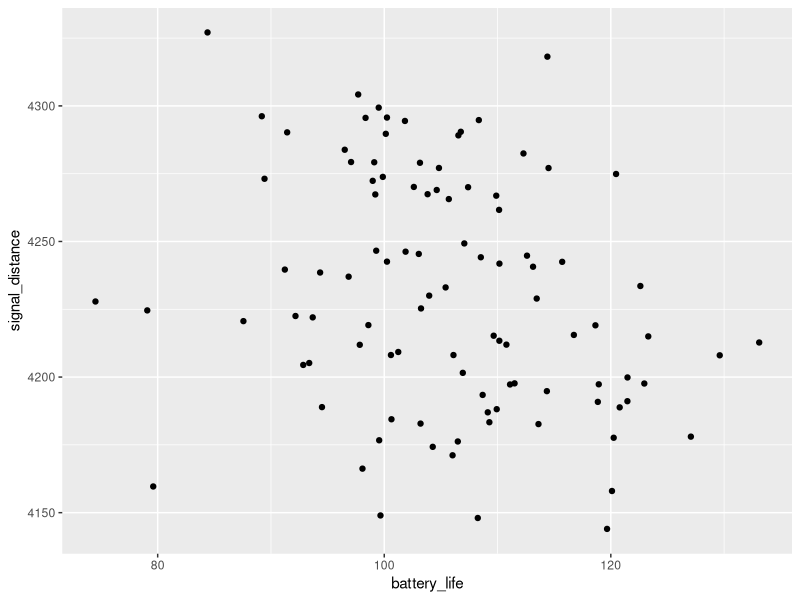
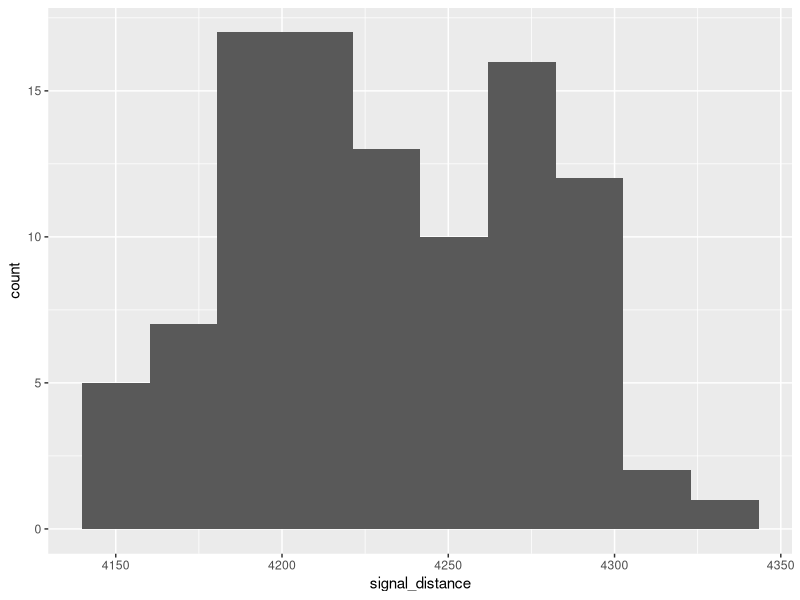
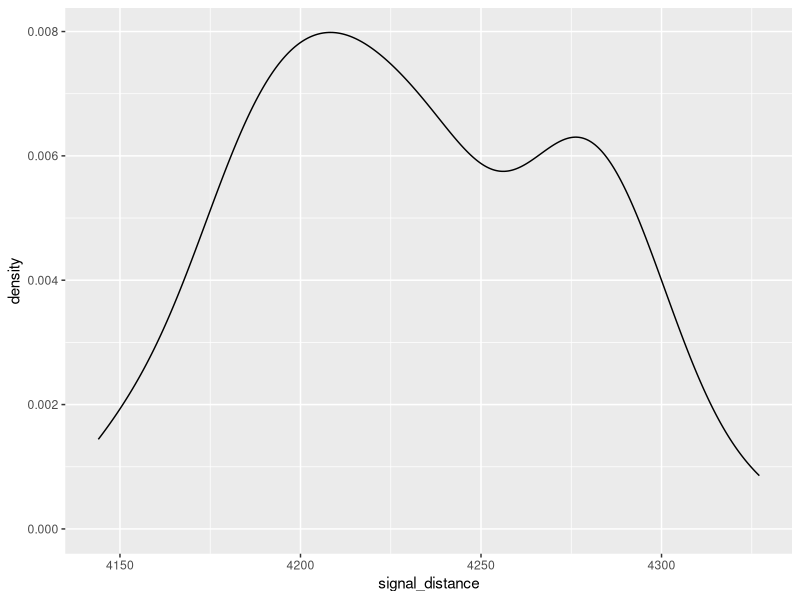
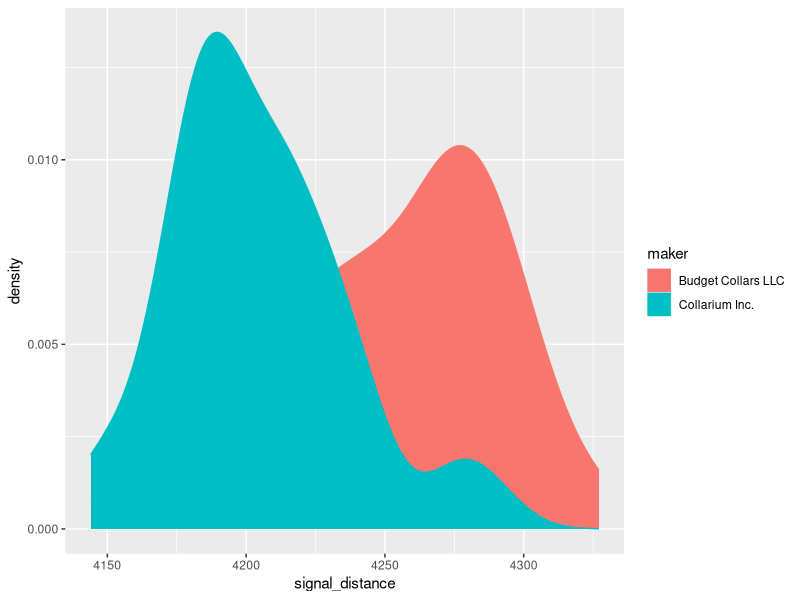
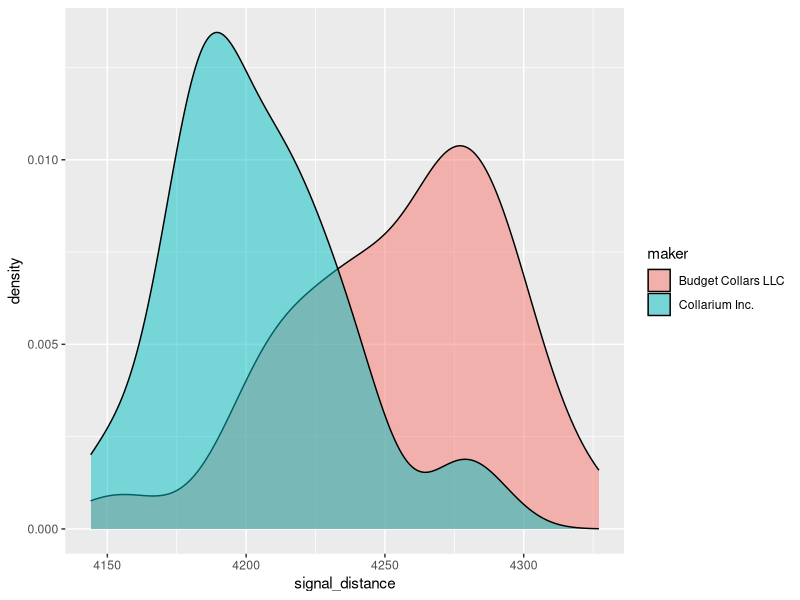
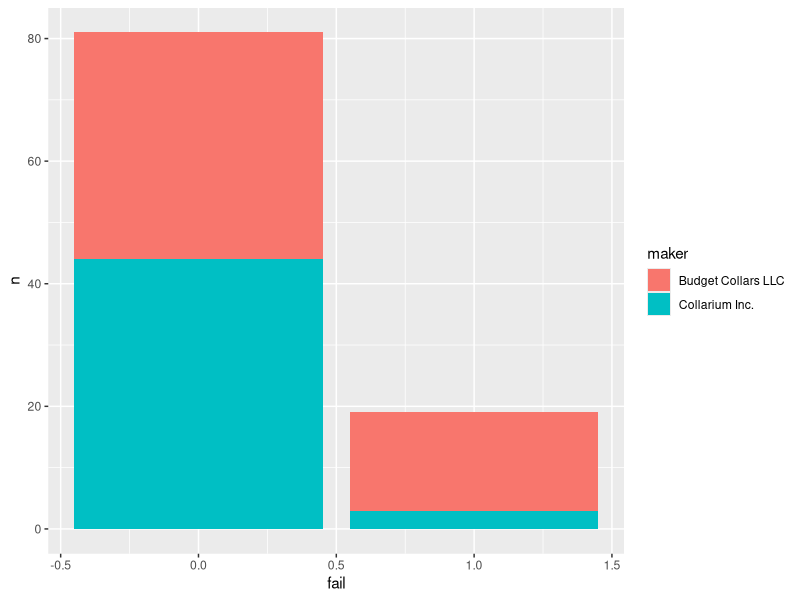
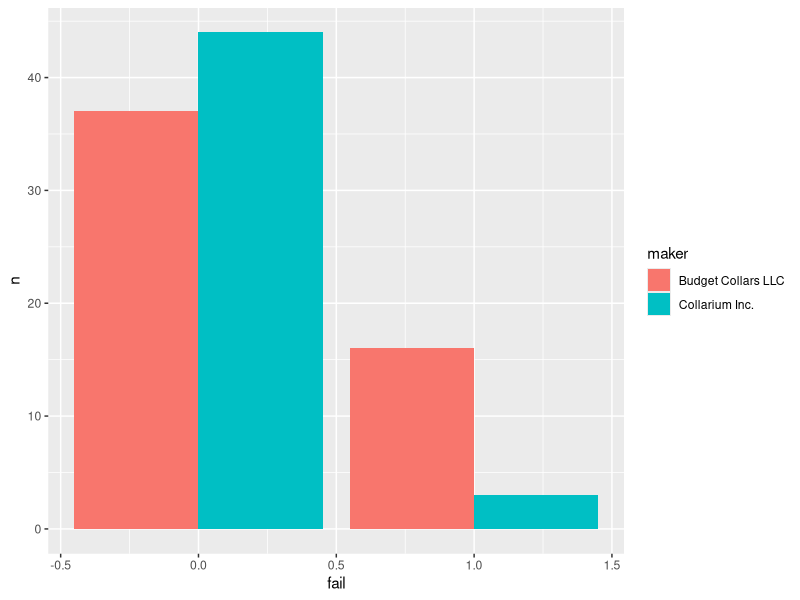

Reproduce these figures in R, in order.
## ---- chunk 1
knitr::opts_chunk$set(echo = TRUE)
## ---- chunk 2
library(tidyverse)
collars <- read_csv("collar_data.csv")
## ---- chunk 3
ggplot(collars, aes(battery_life, signal_distance)) +
  geom_point()
## ---- chunk 4
ggplot(collars, aes(signal_distance)) +
  geom_histogram(bins = 10)

# we can change the number of bins (essentially, the number of columns) by modifying the bins argument in the geom_histogram function
## ---- chunk 5
ggplot(collars, aes(signal_distance)) +
  geom_density()
## ---- chunk 6
ggplot(collars, aes(signal_distance)) +
  geom_density(aes(color = maker, fill = maker))
## ---- chunk 7
ggplot(collars, aes(signal_distance)) +
  geom_density(aes(fill = maker), alpha = .5)
## ---- chunk 8

fails <- collars %>% 
  group_by(maker, fail) %>% 
  count()
fails
  
ggplot(fails, aes(fail, n)) +
  geom_col(aes(fill = maker))
## ---- chunk 9
ggplot(fails, aes(fail, n, fill = maker)) +
  geom_col(position = "dodge")
## ---- chunk 10
# load the tidyverse package and the penguins package
